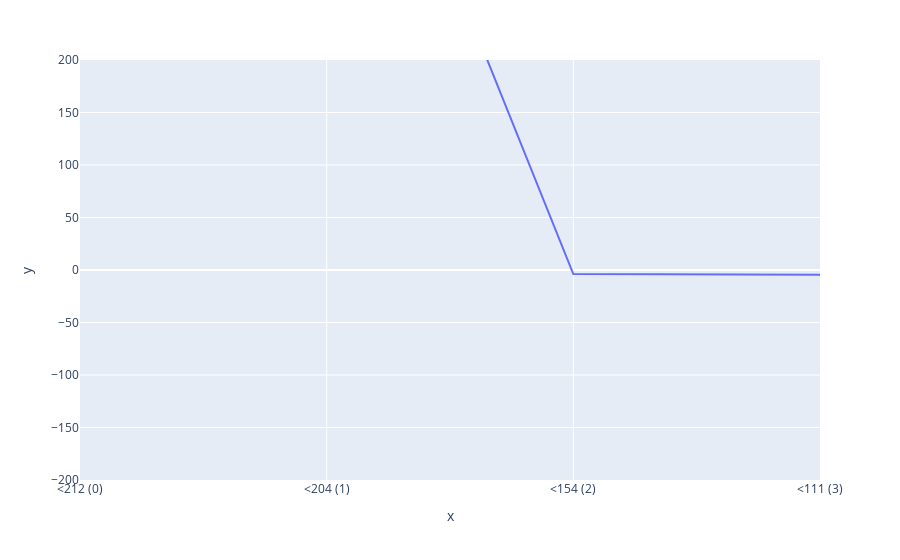
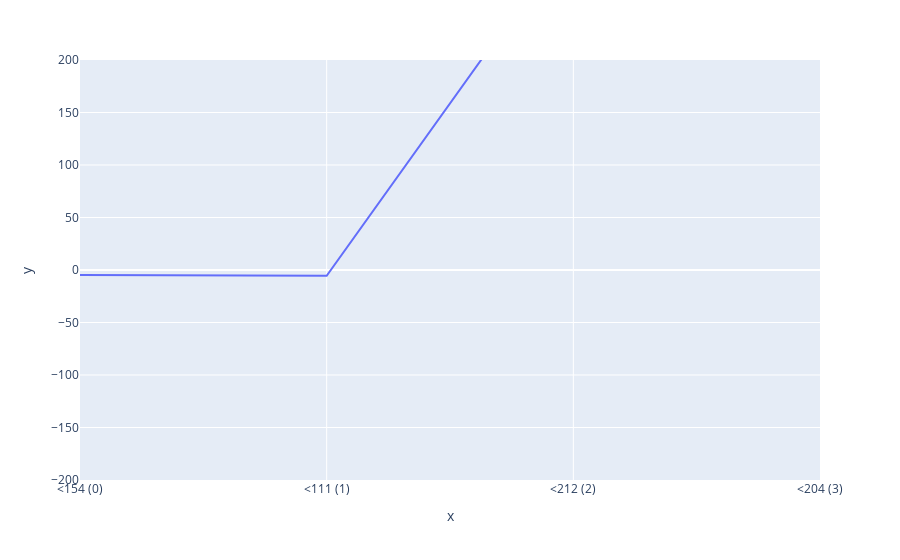
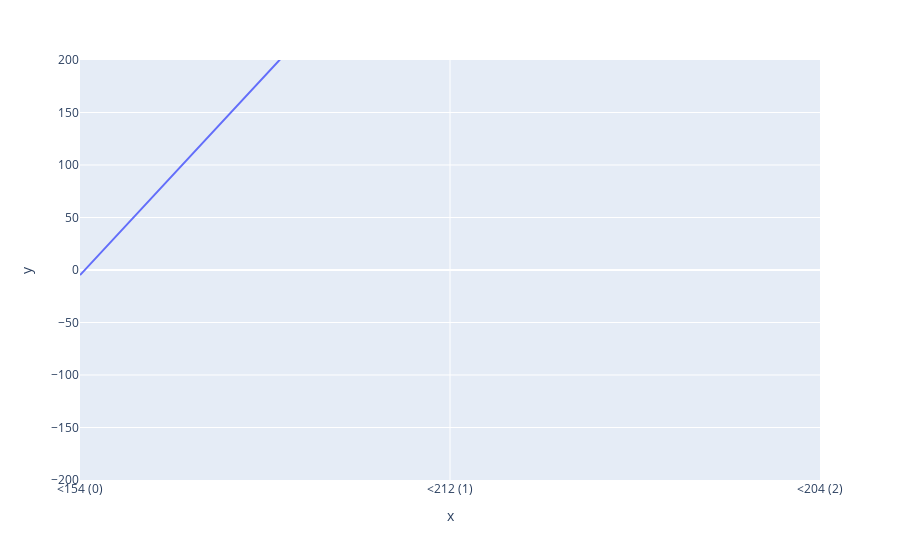

Notebook code cell kept with these figures, in order:
### Code cell
while True:
    user_input = input()
    tokens = tokenizer.encode(user_input)
    if any(x >= len(tokenizer) - 2 for x in tokenizer.encode(user_input)):
        print("Invalid input. Please try again.")
        continue
    cur = compressed_activations(model, tokenizer, user_input, {layer: sae})[layer]
    inspected = cur[:, inspected_direction]
    assert inspected.shape == (len(tokens),)
    print(ls(inspected))
    str_tokens = tokenizer.tokenize(user_input)
    str_tokens = [f"{tok} ({i})" for i, tok in enumerate(str_tokens)]
    r = 200
    px.line(x=str_tokens, y=inspected, range_y=(-r, r)).show()

# pos: 212 204 6 4
# neg: 154 111 96 98 221 148

### Figure 1 — Plotly figure (JSON) as saved in the notebook; plotly's stock layout.template omitted (floating-point values rounded to 4 significant figures)
{"data": [{"hovertemplate": "x=%{x}<br>y=%{y}<extra></extra>", "legendgroup": "", "line": {"color": "#636efa", "dash": "solid"}, "marker": {"symbol": "circle"}, "mode": "lines", "name": "", "orientation": "v", "showlegend": false, "type": "scatter", "x": ["<212 (0)", "<204 (1)", "<154 (2)", "<111 (3)"], "xaxis": "x", "y": [415.8, 580.6, -3.912, -4.534], "yaxis": "y"}], "layout": {"legend": {"tracegroupgap": 0}, "margin": {"t": 60}, "xaxis": {"anchor": "y", "domain": [0, 1], "title": {"text": "x"}}, "yaxis": {"anchor": "x", "domain": [0, 1], "range": [-200, 200], "title": {"text": "y"}}}}

### Figure 2 — Plotly figure (JSON) as saved in the notebook; plotly's stock layout.template omitted (floating-point values rounded to 4 significant figures)
{"data": [{"hovertemplate": "x=%{x}<br>y=%{y}<extra></extra>", "legendgroup": "", "line": {"color": "#636efa", "dash": "solid"}, "marker": {"symbol": "circle"}, "mode": "lines", "name": "", "orientation": "v", "showlegend": false, "type": "scatter", "x": ["<154 (0)", "<111 (1)", "<212 (2)", "<204 (3)"], "xaxis": "x", "y": [-4.869, -5.547, 322.8, 423.2], "yaxis": "y"}], "layout": {"legend": {"tracegroupgap": 0}, "margin": {"t": 60}, "xaxis": {"anchor": "y", "domain": [0, 1], "title": {"text": "x"}}, "yaxis": {"anchor": "x", "domain": [0, 1], "range": [-200, 200], "title": {"text": "y"}}}}

### Figure 3 — Plotly figure (JSON) as saved in the notebook; plotly's stock layout.template omitted (floating-point values rounded to 4 significant figures)
{"data": [{"hovertemplate": "x=%{x}<br>y=%{y}<extra></extra>", "legendgroup": "", "line": {"color": "#636efa", "dash": "solid"}, "marker": {"symbol": "circle"}, "mode": "lines", "name": "", "orientation": "v", "showlegend": false, "type": "scatter", "x": ["<154 (0)", "<212 (1)", "<204 (2)"], "xaxis": "x", "y": [-4.869, 375.0, 428.1], "yaxis": "y"}], "layout": {"legend": {"tracegroupgap": 0}, "margin": {"t": 60}, "xaxis": {"anchor": "y", "domain": [0, 1], "title": {"text": "x"}}, "yaxis": {"anchor": "x", "domain": [0, 1], "range": [-200, 200], "title": {"text": "y"}}}}
